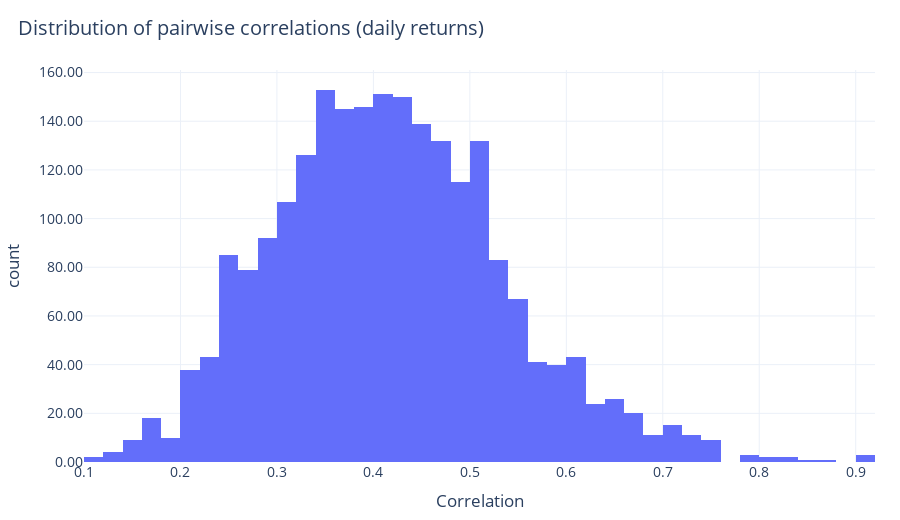

This figure's notebook cell:
### Code cell
corr = rets.corr()
corr_vals = corr.values[np.triu_indices_from(corr.values, k=1)]

fig_corr_hist = px.histogram(
    x=corr_vals,
    nbins=50,
    title="Distribution of pairwise correlations (daily returns)",
    labels={"x": "Correlation", "y": "Count"},
)
fig_corr_hist.show()

### Figure 1 — Plotly figure (JSON) as saved in the notebook; plotly's stock layout.template omitted (floating-point values rounded to 4 significant figures; data arrays with more than 128 entries replaced by an {"elided": "..."} marker saying what was removed)
{"data": [{"bingroup": "x", "hovertemplate": "Correlation=%{x}<br>count=%{y}<extra></extra>", "legendgroup": "", "marker": {"color": "#636efa", "pattern": {"shape": ""}}, "name": "", "nbinsx": 50, "orientation": "v", "showlegend": false, "type": "histogram", "x": {"elided": "2278 float values"}, "xaxis": "x", "yaxis": "y"}], "layout": {"barmode": "relative", "height": 520, "legend": {"tracegroupgap": 0}, "title": {"text": "Distribution of pairwise correlations (daily returns)"}, "xaxis": {"anchor": "y", "domain": [0, 1], "title": {"text": "Correlation"}}, "yaxis": {"anchor": "x", "domain": [0, 1], "title": {"text": "count"}}}}
